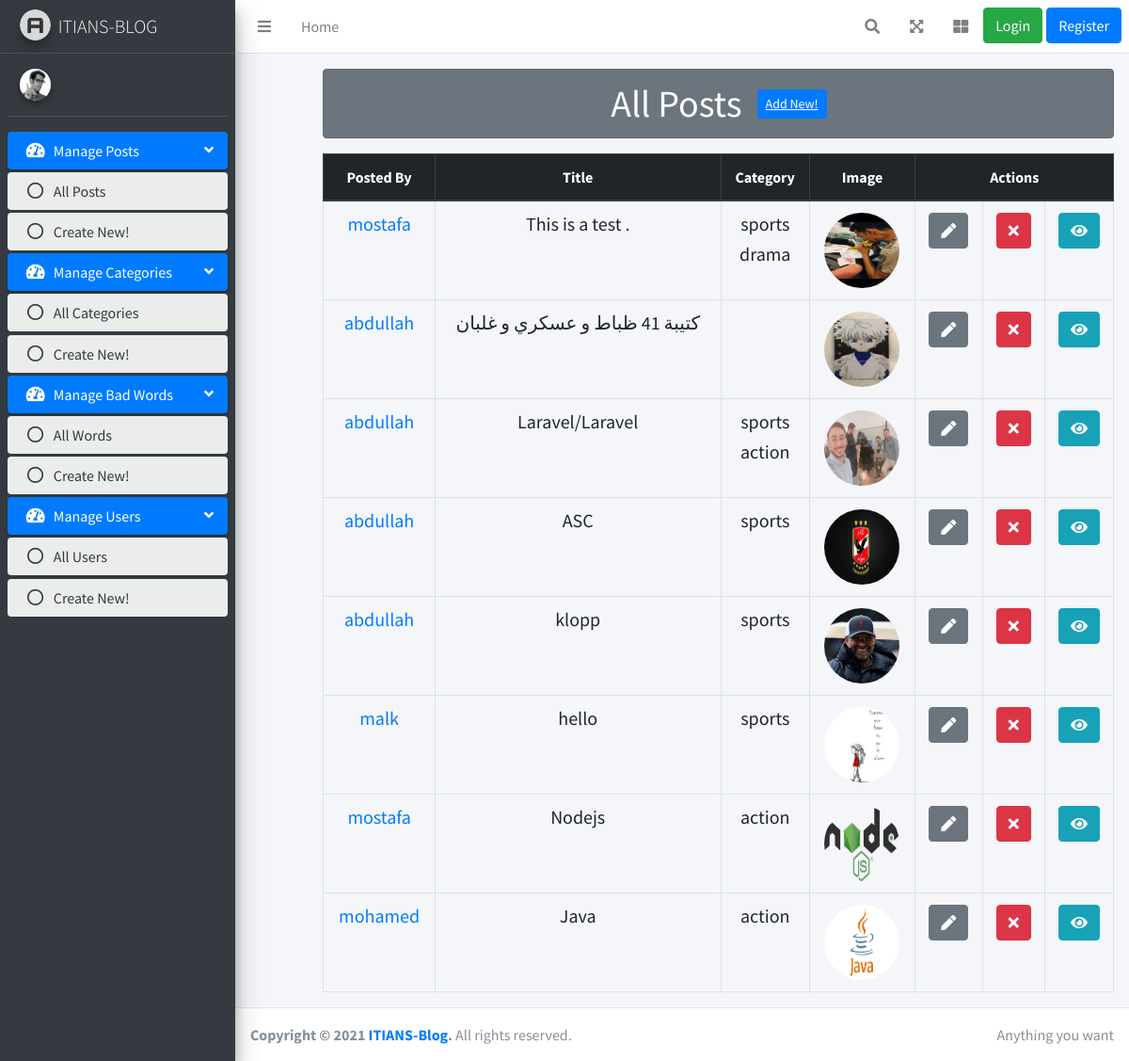
Page /auth/posts on the earlier database version.
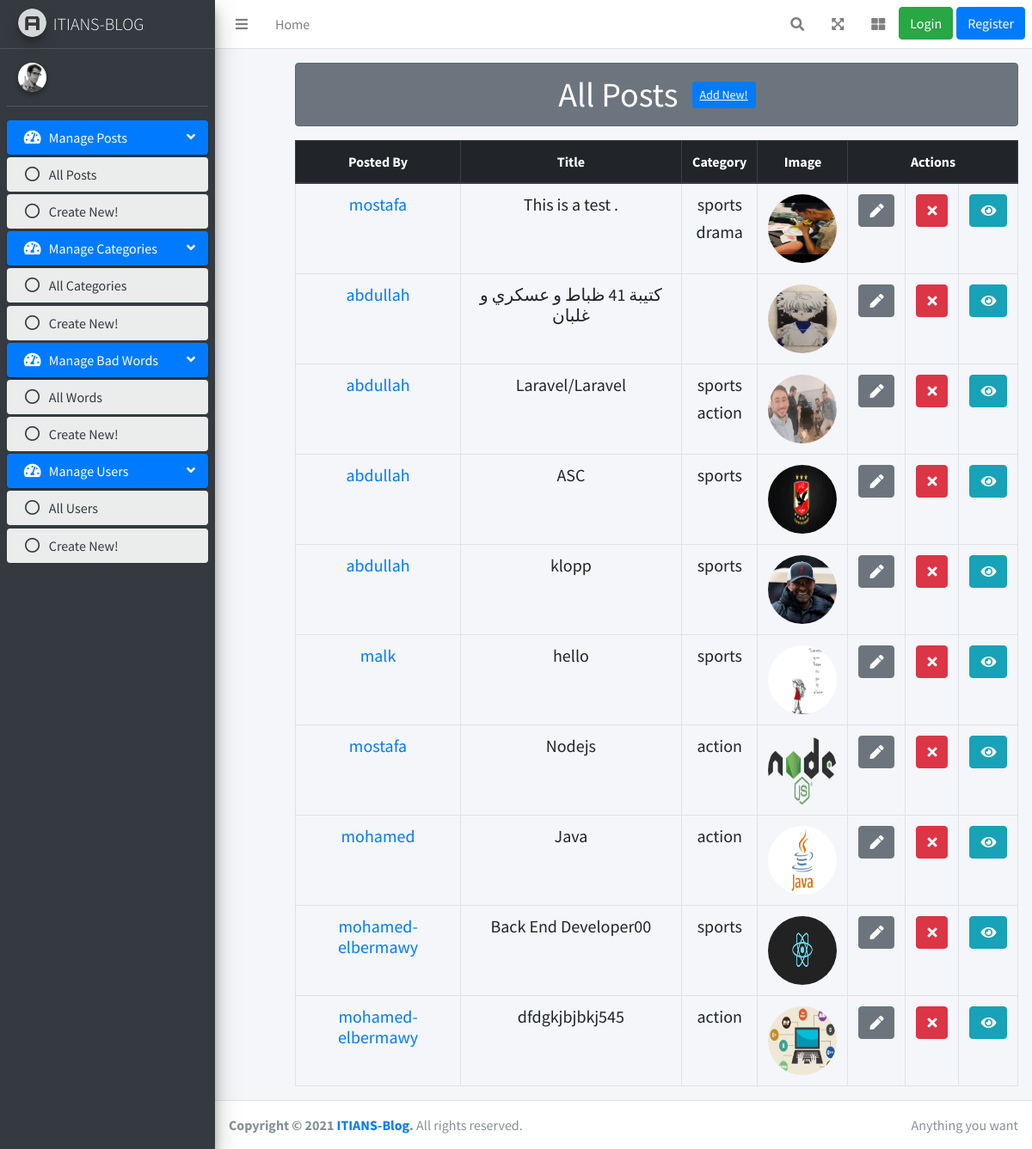
Same page on the later database version.
### posts/models.py (models this page shows, shortened)
class Post(models.Model):
    user = models.ForeignKey(User, on_delete=models.CASCADE)
    title = models.CharField(max_length = 50)
    content = models.TextField(max_length = 600)
    image = models.ImageField(upload_to = "posts")
    publish = models.DateTimeField(auto_now_add = True)
    categories = models.ManyToManyField(Category, related_name="categories", blank=True)
    slug = models.SlugField(primary_key=True, db_index=True)
    likes = models.ManyToManyField(User, related_name="likes", blank=True)
    dislikes = models.ManyToManyField(
        User, related_name="dislikes", blank=True)

class Category(models.Model):
    name = models.CharField(max_length = 30)
    subscribers = models.ManyToManyField(User, blank=True, related_name="subscribers")

### dashboard/views.py (the view)
# urls.py: path("auth/posts", views.all_posts, name="allposts"),
def all_posts(request):
    posts = Post.objects.all()
    context = {"data": posts}
    return render(request, 'auth/dashboard/posts/posts.html', context)

### dashboard/templates/auth/dashboard/posts/posts.html (shortened to what this page needs)
{%extends 'dashboard/layout/base.html'%}
{%block body_block %}
<div class="container-fluid">
    <div class="row">
        <div class="col-11 offset-1 text-center">
        <div class=" mt-3">
            <h1 class="alert alert-secondary">All Posts
                <a href="/auth/add/post" class="btn btn-sm btn-primary mb-2 ml-2">Add New!</a>
            </h1>
        </div>
        <table class="table table-bordered">
            <thead class="thead-dark">
                <tr>
                    <th scope="col">Posted By</th>
                    <th scope="col">Title</th>
                    <th scope="col">Category</th>
                    <th scope="col">Image</th>
                    <th scope="col" colspan="3">Actions</th>
                </tr>
            </thead>
            <tbody>
                {%for post in data%}
                <tr>
                    <td><a href="/auth/post_details/{{post.slug}}"><h5>{{post.user}}</h5></a></td>
                    <td><h5>{{post.title}}</h5></td>
                    <td>
                        {% for category in post.categories.all %}
                        <h5>{{category.name}}</h5>
                        {% endfor %}
                    </td>
                    <td><img class="rounded-circle" src="{{ post.image.url }}" width="80" height="80"/></td>
                    <td><a href="/auth/post/edit/{{post.slug}}" class="btn btn-secondary"><i class="fas fa-pen"></i></a></td>
                    <td><a href="/auth/post/delete/{{post.slug}}" class="btn btn-danger"><i class="fas fa-times"></i></a></td>
                    <td><a href="/auth/post_details/{{post.slug}}" class="btn btn-info"><i class="fas fa-eye"></i></a></td>
                </tr>
                {%endfor%}
            </tbody>
        </table>
        </div>
    </div>
</div>
{% endblock %}

### templates/dashboard/layout/base.html (shortened to what this page needs)
{%include 'dashboard/layout/header.html'%}
{%block body_block %}
{% endblock %}
{%include 'dashboard/layout/footer.html'%}

### templates/dashboard/layout/header.html (shortened to what this page needs)
<!DOCTYPE html>
<html lang="en">
<head>
    {% load static %}
    <link rel="stylesheet" href="{%static 'css/fontawesome/css/all.min.css' %}">
    <link rel="stylesheet" href="{%static 'css/adminlte.min.css' %}">
</head>
<body class="hold-transition sidebar-mini">
    <div class="wrapper">
        <nav class="main-header navbar navbar-expand navbar-white navbar-light">
            <ul class="navbar-nav">
                <li class="nav-item">
                    <a class="nav-link" data-widget="pushmenu" href="#" role="button"><i class="fas fa-bars"></i></a>
                </li>
                <li class="nav-item d-none d-sm-inline-block">
                    <a href="/auth/home" class="nav-link">Home</a>
                </li>
            </ul>
            <ul class="navbar-nav ml-auto">
                <li class="nav-item">
                    <a class="nav-link" data-widget="navbar-search" href="#" role="button">
                        <i class="fas fa-search"></i>
                    </a>
                </li>
                <li class="nav-item">
                    <a class="nav-link" data-widget="fullscreen" href="#" role="button">
                        <i class="fas fa-expand-arrows-alt"></i>
                    </a>
                </li>
                <li class="nav-item">
                    <a class="nav-link" data-widget="control-sidebar" data-slide="true" href="#" role="button">
                        <i class="fas fa-th-large"></i>
                    </a>
                </li>
                {% if user.is_authenticated %}
                <li class="nav-item">
                    <a class="nav-link" role="button" href="{% url 'users:logout' %}" class="btn btn-danger">Logout</a>
                </li>
                {% else %}
                <li class="nav-item">
                    <a href="{% url 'users:login' %}" class="btn btn-success mr-1">Login</a>
                </li>
                <li class="nav-item">
                    <a href="{% url 'users:register' %}" class="btn btn-primary">Register</a>
                </li>
                {% endif %}
            </ul>
        </nav>
        <aside class="main-sidebar sidebar-dark-primary elevation-4">
            <a href="/auth/home" class="brand-link">
                <img src="{%static 'images/AdminLTELogo.png' %}" alt="AdminLTE Logo"
                    class="brand-image img-circle elevation-3" style="opacity: .8">
                <span class="brand-text font-weight-light">ITIANS-BLOG</span>
            </a>
            <div class="sidebar">
                <div class="user-panel mt-3 pb-3 mb-3 d-flex">
                    <div class="image">
                        <img src="{%static 'images/user2-160x160.jpg' %}" class="img-circle elevation-2"
                            alt="User Image">
                    </div>
                    <div class="info">
                    </div>
                </div>
                <nav class="mt-2">
                    <ul class="nav nav-pills nav-sidebar flex-column" data-widget="treeview" role="menu"
                        data-accordion="false">
                        <li class="nav-item menu-open">
                            <a href="#" class="nav-link active">
                                <i class="nav-icon fas fa-tachometer-alt"></i>
                                <p>
                                    Manage Posts
                                    <i class="right fas fa-angle-left"></i>
                                </p>
                            </a>
                            <ul class="nav nav-treeview">
                                <li class="nav-item">
                                    <a href="/auth/posts" class="nav-link active">
                                        <i class="far fa-circle nav-icon"></i>
                                        <p>All Posts</p>
                                    </a>
                                </li>
                                <li class="nav-item">
                                    <a href="/auth/add/post" class="nav-link active">
                                        <i class="far fa-circle nav-icon"></i>
                                        <p>Create New!</p>
                                    </a>
                                </li>
                            </ul>
                        </li>
                        <li class="nav-item menu-open">
                            <a href="#" class="nav-link active">
                                <i class="nav-icon fas fa-tachometer-alt"></i>
                                <p>
                                    Manage Categories
                                    <i class="right fas fa-angle-left"></i>
                                </p>
                            </a>
                            <ul class="nav nav-treeview">
                                <li class="nav-item">
                                    <a href="/auth/categories" class="nav-link active">
                                        <i class="far fa-circle nav-icon"></i>
                                        <p>All Categories</p>
                                    </a>
                                </li>
                                <li class="nav-item">
                                    <a href="/auth/add/category" class="nav-link active">
                                        <i class="far fa-circle nav-icon"></i>
                                        <p>Create New!</p>
                                    </a>
                                </li>
                            </ul>
                        </li>
                        <li class="nav-item menu-open">
                            <a href="#" class="nav-link active">
                                <i class="nav-icon fas fa-tachometer-alt"></i>
                                <p>
                                    Manage Bad Words
                                    <i class="right fas fa-angle-left"></i>
                                </p>
                            </a>
                            <ul class="nav nav-treeview">
                                <li class="nav-item">
                                    <a href="/auth/badwords" class="nav-link active">
                                        <i class="far fa-circle nav-icon"></i>
                                        <p>All Words</p>
                                    </a>
                                </li>
                                <li class="nav-item">
                                    <a href="/auth/add/badword" class="nav-link active">
                                        <i class="far fa-circle nav-icon"></i>
                                        <p>Create New!</p>
                                    </a>
                                </li>
                            </ul>
                        </li>
                        <li class="nav-item menu-open">
                            <a href="#" class="nav-link active">
                                <i class="nav-icon fas fa-tachometer-alt"></i>
                                <p>
                                    Manage Users
                                    <i class="right fas fa-angle-left"></i>
                                </p>
                            </a>
                            <ul class="nav nav-treeview">
                                <li class="nav-item">
                                    <a href="/auth/users" class="nav-link active">
                                        <i class="far fa-circle nav-icon"></i>
                                        <p>All Users</p>
                                    </a>
                                </li>
                                <li class="nav-item">
                                    <a href="/auth/add/user" class="nav-link active">
                                        <i class="far fa-circle nav-icon"></i>
                                        <p>Create New!</p>
                                    </a>
                                </li>
                            </ul>
                        </li>
                    </ul>
                </nav>
            </div>
        </aside>
        <div class="content-wrapper">
            <div class="content">

### templates/dashboard/layout/footer.html (shortened to what this page needs)
{% load static%}
</div>
</div>
<footer class="main-footer">
    <div class="float-right d-none d-sm-inline">
        Anything you want
    </div>
    <strong>Copyright &copy; 2021 <a href="#">ITIANS-Blog</a>.</strong> All rights reserved.
</footer>
</div>
</body>
</html>

Differences in the rows shown:
added Post: user "mohamed-elbermawy", title "Back End Developer00", image (picture), Category (name "sports")
added Post: user "mohamed-elbermawy", title "dfdgkjbjbkj545", image (picture), Category (name "action")
